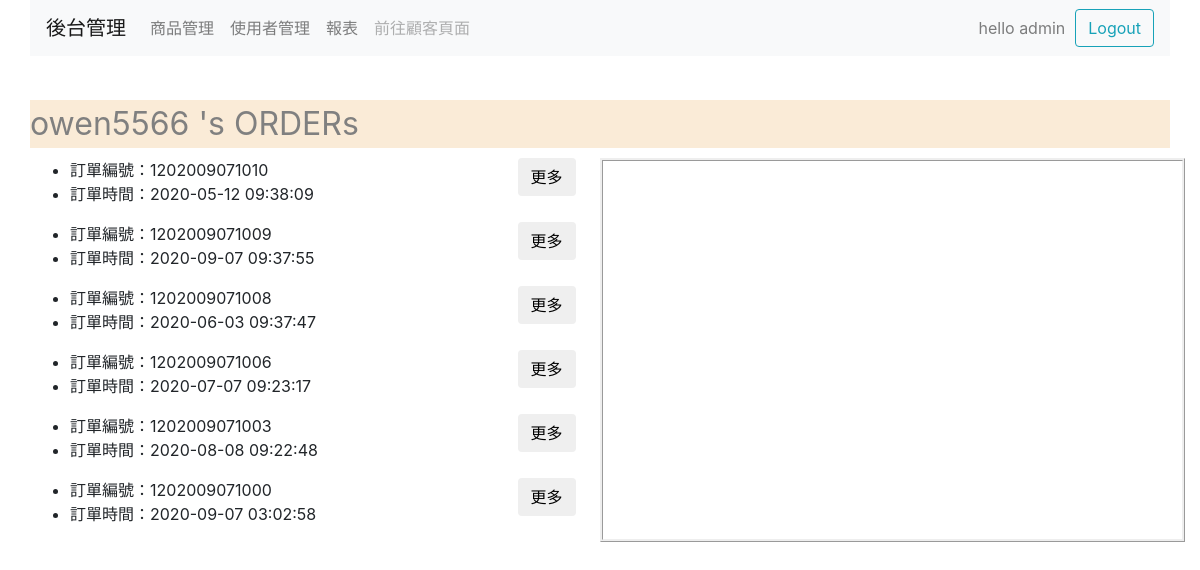
/admin/customerOrders.php?cId=1&cName=owen5566 (signed in), run on an earlier commit of the app's database.
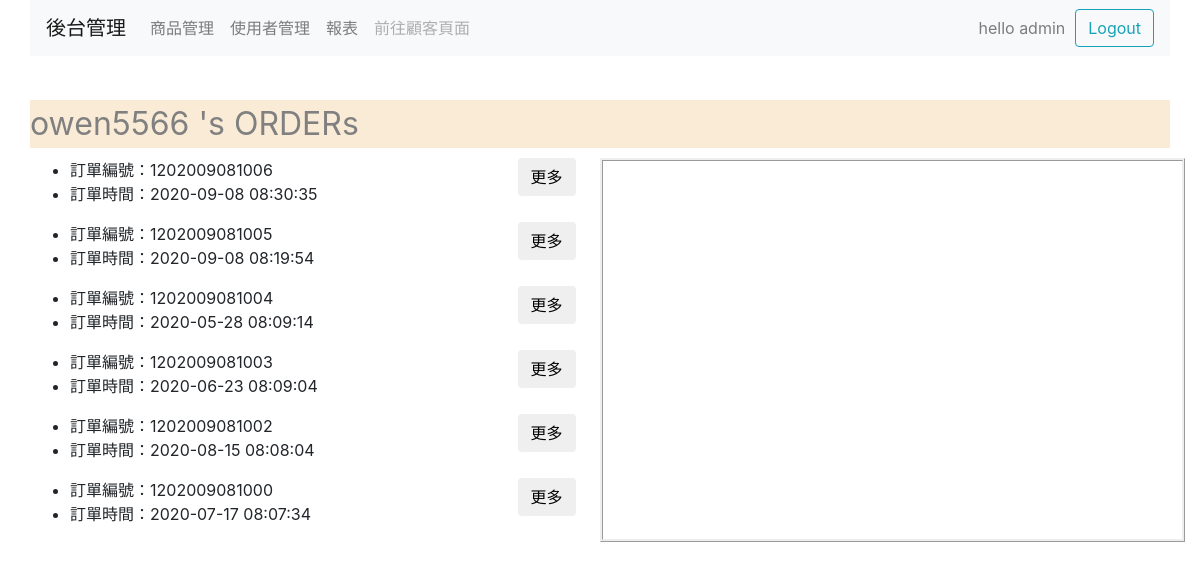
And on a later commit of the database.
### tables this page shows
CREATE TABLE `orders` (
  `oId` varchar(16) NOT NULL,
  `oDate` timestamp NOT NULL DEFAULT CURRENT_TIMESTAMP,
  `uId` int(11) NOT NULL,
  `ship` int(11) NOT NULL,
  `note` varchar(100) DEFAULT NULL,
  PRIMARY KEY (`oId`)
);

### admin/customerOrders.php (the view, shortened to what this page needs)
<?php
  if(isset($_GET["cId"])){
    $cId =  $_GET["cId"];
  }
  require_once("../newPDO.php");
  $sql = $db->prepare("select * from orders  where uId = $cId ORDER BY oId DESC");
  $sql->execute();
  while($row = $sql->fetch()){
    $orderArray[] = $row;
  }
?>
<!DOCTYPE html>
<html lang="en">
<head>
    <link rel="stylesheet" href="../bootstrap4/bootstrap.min.css">
    <link rel="stylesheet" href="../font-awesome/css/font-awesome.min.css">
</head>
<body>
    <div class="container">
    <?php require("header.php")?>
    <br>
      <div class="row" style="margin-top: 20px;">
        <div class = "col" >
          <div style="font-size: xx-large;color: grey ;margin-bottom: 10px;background-color: antiquewhite;"><?= $_GET["cName"]." 's ORDERs"?></div>
       </div>
      </div>
    <?php if(isset($orderArray)){?>
    <div class="row">
      <div class="col-6" >
      <?php $count=0; foreach ($orderArray as $array) {?>
        <div class="row">
          <div class="col-10">
            <ul>
                <li><?="訂單編號：".($array[0]);?></li>
                <li><?="訂單時間：".$array[1]?></li>
              </ul>
          </div>
          <div class="col-2">
             <form method="post">
               <input class="btn mr-auto" type="submit" name="btnDetail" value="更多">
            </form>
          </div>
        </div>
        <?php $count++;}?>
      </div>
      <div class="col-6" style="border-style:ridge;">
        <?php if (isset($detailArray)){?>
          <div class="row" style="margin:20px ;"><?="訂單編號：".($detailArray[0]["orderId"])?></div>
          <div class="row" style="margin:20px">
            <div class="col-6"><?= "商品名稱"?></div>
            <div class="col-6"><?= "商品數量"?></div>
        </div>
        <?php foreach ($detailArray as $array) {?>
          <div class="row" style="margin:20px">
            <div class="col-6"><?= $array["pName"];?></div>
            <div class="col-6"><?= $array["qty"];?></div>
        </div>
        <?php }}}else{echo "沒有任何訂單記錄";}?>
      </div>
    </div>
</body>
</html>

What changed in the data, as far as the page shows it:
removed orders: oId "1202009071010", oDate "2020-05-12 09:38:09"
removed orders: oId "1202009071009", oDate "2020-09-07 09:37:55"
removed orders: oId "1202009071008", oDate "2020-06-03 09:37:47"
removed orders: oId "1202009071006", oDate "2020-07-07 09:23:17"
removed orders: oId "1202009071003", oDate "2020-08-08 09:22:48"
removed orders: oId "1202009071000", oDate "2020-09-07 03:02:58"
added orders: oId "1202009081006", oDate "2020-09-08 08:30:35"
added orders: oId "1202009081005", oDate "2020-09-08 08:19:54"
added orders: oId "1202009081004", oDate "2020-05-28 08:09:14"
added orders: oId "1202009081003", oDate "2020-06-23 08:09:04"
added orders: oId "1202009081002", oDate "2020-08-15 08:08:04"
added orders: oId "1202009081000", oDate "2020-07-17 08:07:34"
